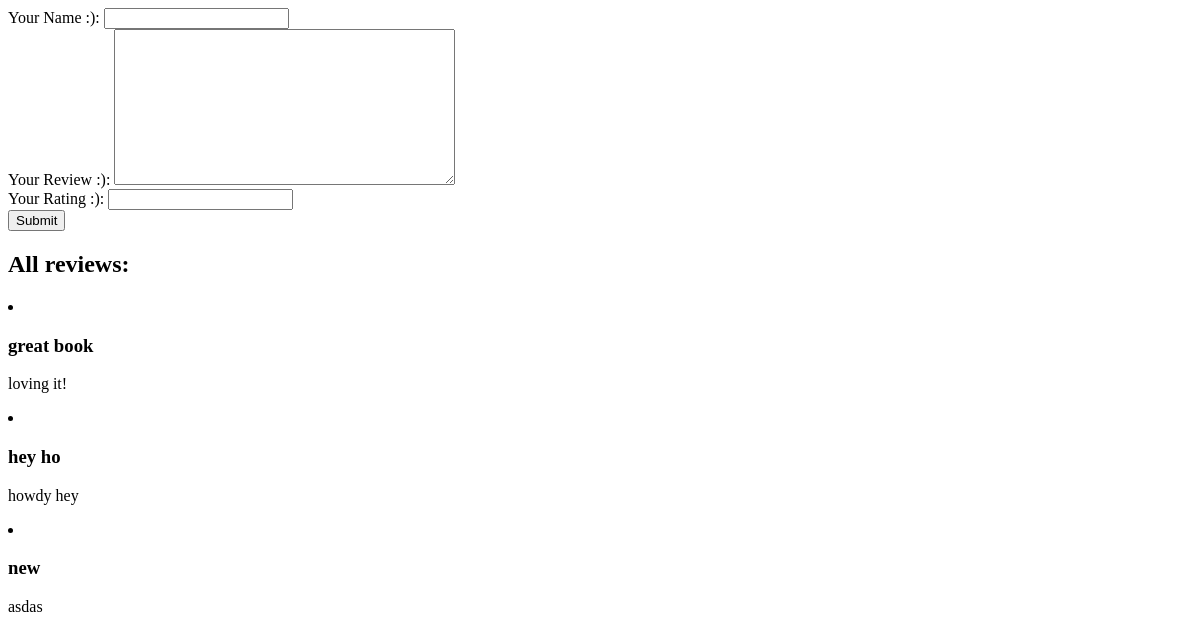
Before: / with the older database file.
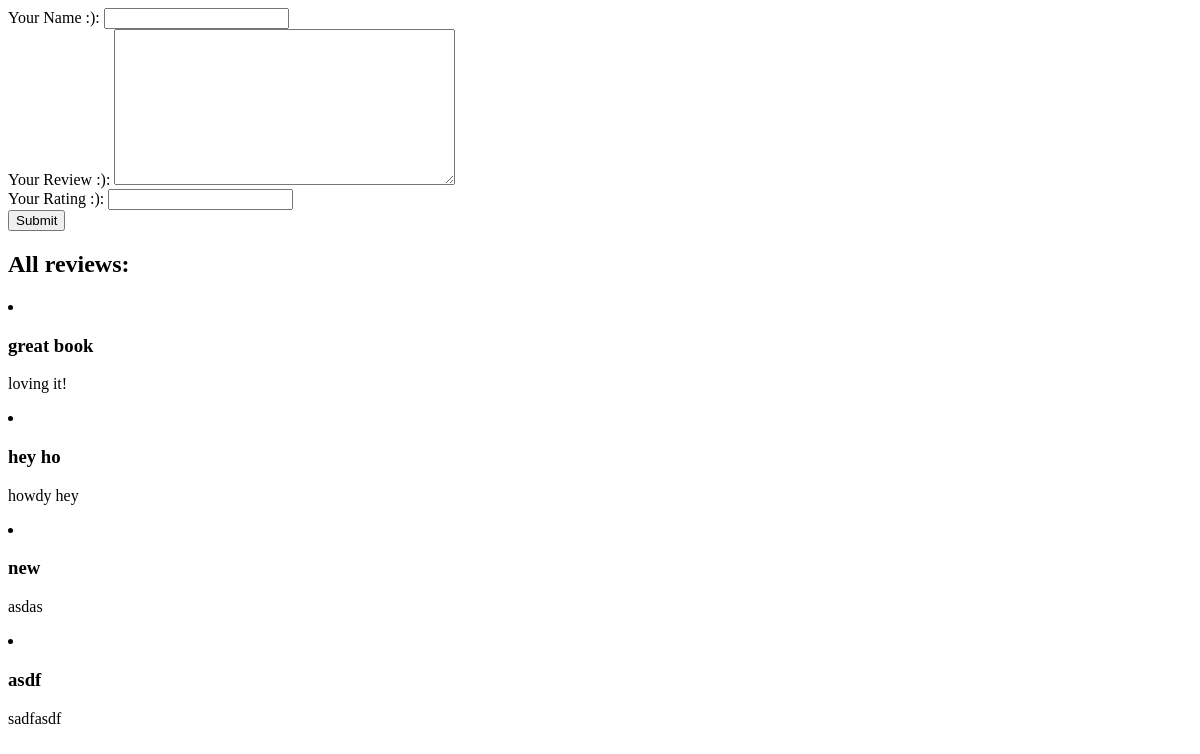
After: the same page with the newer database file.
### reviews/models.py (models this page shows)
class Review(models.Model):
    name = models.CharField(max_length=20)
    review = models.TextField(max_length=200)
    rating = models.IntegerField(
        validators=[MinValueValidator(1), MaxValueValidator(5)]
    )

### reviews/views.py (the view)
# urls.py: path('', views.index, name='reviews'),
def index(request):
    if request.method == "POST":
        form = ReviewForm2(request.POST)
        if form.is_valid():
            form.save()
            return HttpResponseRedirect("/thank-you")
    else:
        form = ReviewForm2()
    reviews = Review.objects.all()
    return render(request, 'reviews/reviews.html', {
        "form": form,
        "reviews": reviews
    })

### reviews/forms.py
class ReviewForm2(forms.ModelForm):
    class Meta:
        model = Review
        fields = ['name' ,"review", "rating"]
        labels = {
            "name": "Your Name :)",
            "review": "Your Review :)",
            "rating": "Your Rating :)"
        }
        error_messages = {
            "name": {
                "required": "You can't be empty. DUH!",
            }
        }

### reviews/templates/reviews/reviews.html (shortened to what this page needs)
<!DOCTYPE html>
<html lang="en">
<head>
</head>
<body>
    <form action="/" method="post">
        {% for field in form %}
            <div>
                {{ field.label_tag }}
                {{ field }}
            </div>
        {% endfor %}
        <button type="submit">Submit</button>
    </form>
    <h2>All reviews:</h2>
    {% for review in reviews %}
        <li>
            <h3>{{ review.name }}</h3>
            <p>{{ review.review }}</p>
        </li>
    {% endfor %}
</body>
</html>

Changed rows visible on the page:
added Review: name "asdf", review "sadfasdf"
